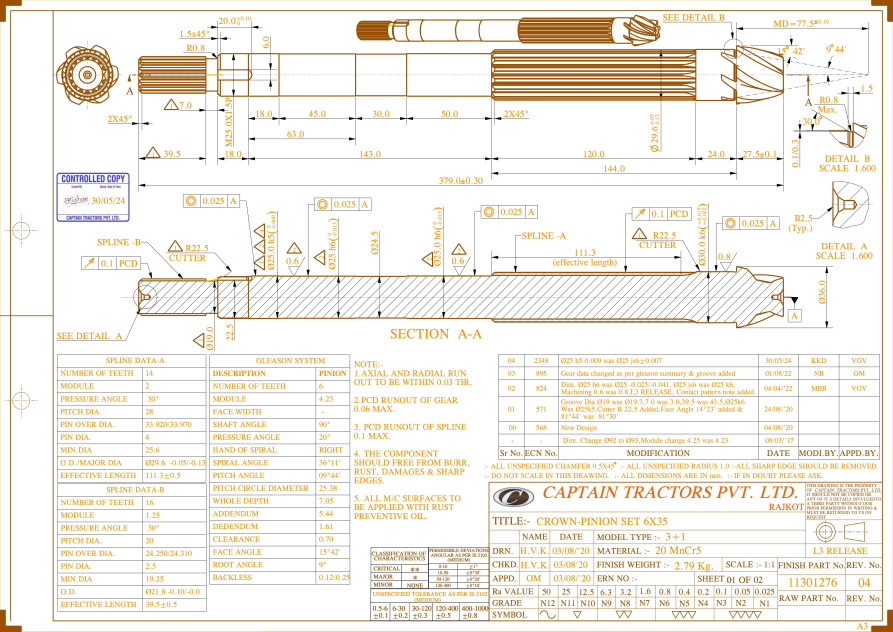
#> input picture data/real/test/11301276-04_crown_pinion_set_6x35_page_1_png.rf.m9hbA3FUyHbktedp1Hh2.jpg, 3572 x 2526 px (shown at 1/4 size); its folder holds only this picture in this run
$ python -i run_line_detect.py   (imports and definitions only)
#> lines starting #> are read from the running program, lines starting #| are printed output that depends on the picture; after the words box and inside, x2 and y2 are one past the last pixel; in counts of white or black regions, pixels touching at a corner belong together
# -*- coding: utf-8 -*-
"""이미지 1장 -> 선분 검출 파이프라인 실행 (Stage A: 고전 LSD 백엔드).

process_image_lsd()   : 전처리 -> (선택)타일링 -> LSD -> 후처리 -> JSON/통계
process_image_hough()  : 기존 HoughLinesP 전역(이미지 전체) 베이스라인
                          (anchor_all_test.py의 "bbox 근처 crop" 버전과 다르게,
                          여기선 LSD와 공정 비교를 위해 이미지 전체에 대해 돌림)

두 함수 모두 같은 형태의 stats dict를 반환해서 나란히 비교하기 쉽게 한다.
"""
import json
import os
import time

import cv2
import numpy as np

from . import tiling, backend_lsd, refine


def _angle_stats(lines):
    """주어진 선분 배열에서 수직, 수평, 사선(대각선)의 개수를 각각 카운트하여 반환합니다."""
    # 선분이 하나도 없으면 모두 0 반환
    if len(lines) == 0:
        return 0, 0, 0
    # 각 선분의 x, y 변화량 계산 (x2 - x1, y2 - y1)
    dx = lines[:, 2] - lines[:, 0]
    dy = lines[:, 3] - lines[:, 1]
    # 아크탄젠트(arctan2)를 이용해 선분의 절대 각도를 구하고(라디안), degree(도) 단위로 변환
    ang = np.degrees(np.arctan2(dy, dx))
    # 수직선 판별: 각도가 90도 또는 270도에서 ±5도 이내인 선분의 개수
    near_vert = np.sum(np.minimum(np.abs(np.abs(ang) - 90), np.abs(np.abs(ang) - 270)) < 5)
    # 수평선 판별: 각도가 0도 또는 180도에서 ±5도 이내인 선분의 개수
    near_horiz = np.sum((np.abs(ang) < 5) | (np.abs(np.abs(ang) - 180) < 5))
    # 사선 판별: 전체 선분 개수에서 수직선과 수평선을 뺀 나머지
    diagonal = len(lines) - near_vert - near_horiz
    # 카운트된 개수를 정수형으로 반환
    return int(near_vert), int(near_horiz), int(diagonal)


def load_gray_color(img_path):
    """한글 경로명 등에서도 문제없이 이미지를 읽어오기 위해 numpy로 읽은 뒤 디코딩합니다."""
    # np.fromfile을 이용해 바이트 스트림으로 읽고, cv2.imdecode로 BGR 컬러 이미지로 변환 (한글 경로 지원)
    color = cv2.imdecode(np.fromfile(img_path, np.uint8), cv2.IMREAD_COLOR)
#> color is the input picture: shape (2526, 3572, 3); mean B, G, R 231.1, 239.1, 244.7
    # 컬러 이미지를 흑백(Grayscale) 이미지로 변환 (선분 검출은 주로 흑백에서 수행됨)
    gray = cv2.cvtColor(color, cv2.COLOR_BGR2GRAY)
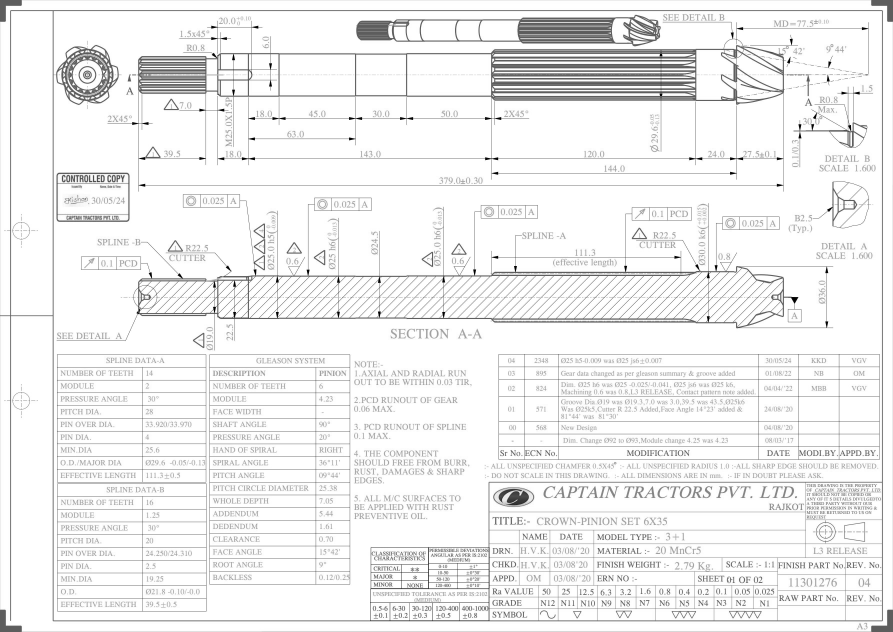
#> gray: shape (2526, 3572) (shown at 1/4 size); min 0, max 255, mean 239.8
    # 원본 컬러 이미지와 흑백 이미지를 함께 반환
    return color, gray


# [62 lines left out: function process_image_lsd, not called in this run]


def process_image_hough(img_path, canny_lo=50, canny_hi=150,
                         hough_threshold=80, min_len_ratio=0.02, max_gap=5):
    """비교용 베이스라인: 전통적인 허프 변환(HoughLinesP)을 사용한 선분 검출.
    (LSD의 성능과 비교하기 위해 덧붙여진 과거의 레거시 방식입니다.)"""
    # 1. 이미지 로드
    color, gray = load_gray_color(img_path)
    H, W = gray.shape
#> H = 2526; W = 3572

    t0 = time.time() # 시작 시간 기록
    # 2. Canny Edge Detection: 픽셀의 밝기 차이가 큰 윤곽선(Edge)만 흰색으로 추출
    edges = cv2.Canny(gray, canny_lo, canny_hi, apertureSize=3)
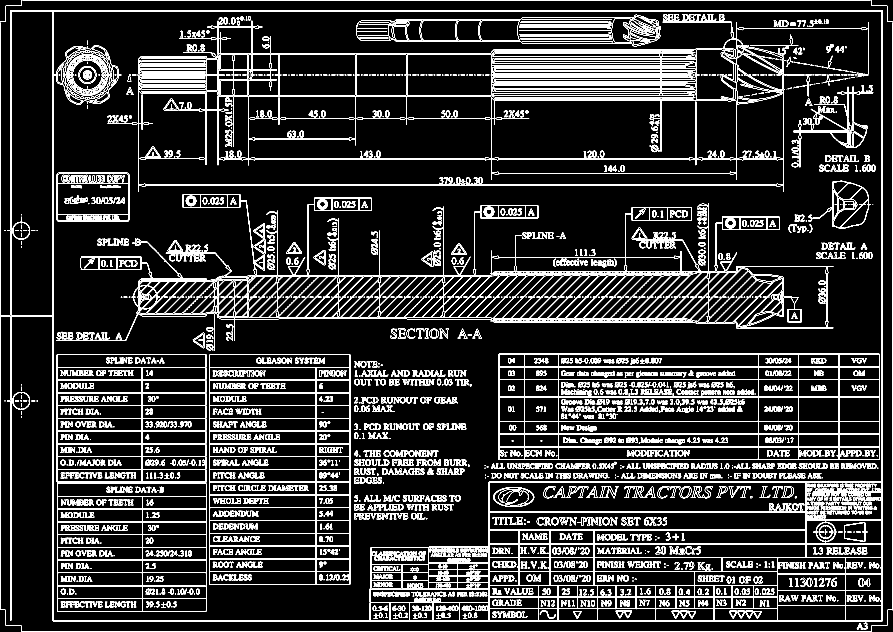
#> edges: shape (2526, 3572) (shown at 1/4 size); 7.1% white in thin lines or dots
    # 3. Probabilistic Hough Transform: 추출된 윤곽선을 기반으로 파라미터 공간에 투표하여 직선 검출
    lines = cv2.HoughLinesP(edges, 1, np.pi / 180, threshold=hough_threshold,
                             minLineLength=int(W * min_len_ratio), maxLineGap=max_gap)
#> lines = 829 rows, first 6: [44, 40, 3527, 40], [210, 2481, 3531, 2481], [84, 1, 3484, 1], [40, 44, 3531, 44], [1864, 741, 3102, 741], [1957, 2485, 3527, 2485]
    elapsed = time.time() - t0 # 소요 시간 기록

    # 4. 검출된 선분이 없을 경우 빈 배열을, 있으면 [N, 4] 형태의 numpy 배열로 모양을 맞춤
    final_lines = np.empty((0, 4)) if lines is None else lines.reshape(-1, 4).astype(np.float64)
#> final_lines has the same summary as lines

    # 5. 각도 통계 추출
    n_vert, n_horiz, n_diag = _angle_stats(final_lines)
#> in _angle_stats, `dx = lines[:, 2] - lines[:, 0]`: dx = 829 values, max 3491 at index 3, min 0 at index 9, mean 281.3
#> in _angle_stats, `dy = lines[:, 3] - lines[:, 1]`: dy = 829 values, max 234 at index 582, min -2440 at index 24, mean -92.71
#> in _angle_stats, `ang = np.degrees(np.arctan2(dy, dx))`: ang = 829 values, max 82.94 at index 593, min -90 at index 9, mean -23.4
#> in _angle_stats, `near_vert = np.sum(np.minimum(np.abs(np.abs(ang) - 90), np.abs(np.abs(..`: near_vert = 148
#> in _angle_stats, `near_horiz = np.sum((np.abs(ang) < 5) | (np.abs(np.abs(ang) - 180) < 5))`: near_horiz = 515
#> in _angle_stats, `diagonal = len(lines) - near_vert - near_horiz`: diagonal = 166
#> n_vert = 148; n_horiz = 515; n_diag = 166

    # 6. 통계 정리 후 반환
    stats = {
        "method": "hough",
        "elapsed_sec": elapsed,
        "n_lines_final": int(len(final_lines)),
        "n_vertical": n_vert,
        "n_horizontal": n_horiz,
        "n_diagonal": n_diag,
    }
#> stats = {'method': 'hough', 'elapsed_sec': 0.327, 'n_lines_final': 829, 'n_vertical': 148, 'n_horizontal': 515, 'n_diagonal': 166}
    return color, final_lines, stats


# [15 lines left out: function draw_lines, not called in this run]


def save_png(path, image):
    """결과 이미지를 PNG 파일로 저장합니다. (한글 경로 지원을 위해 np.tofile 사용)"""
    cv2.imencode('.png', image)[1].tofile(path)


# [13 lines left out: function save_lines_json, not called in this run]

>>> result = process_image_hough('../../../data/real/test/11301276-04_crown_pinion_set_6x35_page_1_png.rf.m9hbA3FUyHbktedp1Hh2.jpg')

$ run again, on data/real/test/C-074-08367_T6C-HOUSING-TURNING-Copy_page_1_png.rf.kVLHKYdJNQQYBRpq6SrO.jpg
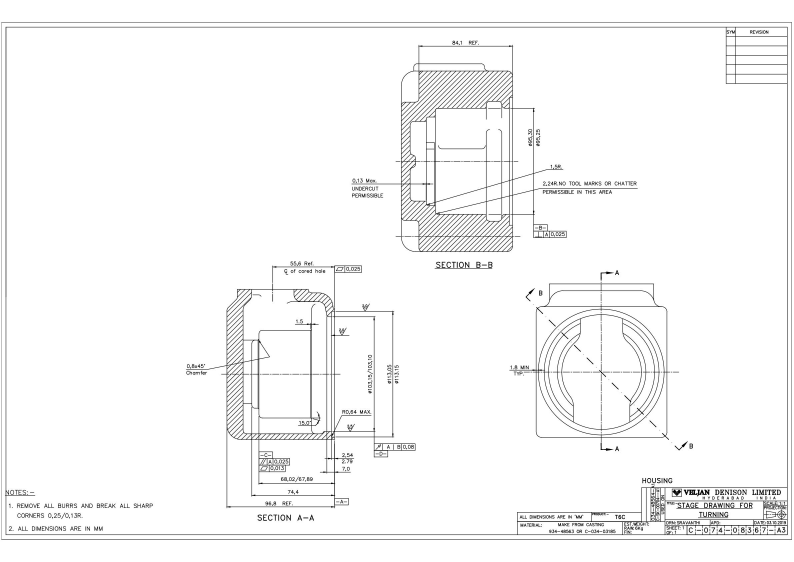
#> input picture data/real/test/C-074-08367_T6C-HOUSING-TURNING-Copy_page_1_png.rf.kVLHKYdJNQQYBRpq6SrO.jpg, 2382 x 1684 px (shown at 1/3 size)
#> in load_gray_color, color is the input picture: shape (1684, 2382, 3); min 0, max 255, mean 247.8
#> in process_image_hough, `edges = cv2.Canny(gray, canny_lo, canny_hi, apertureSize=3)`:
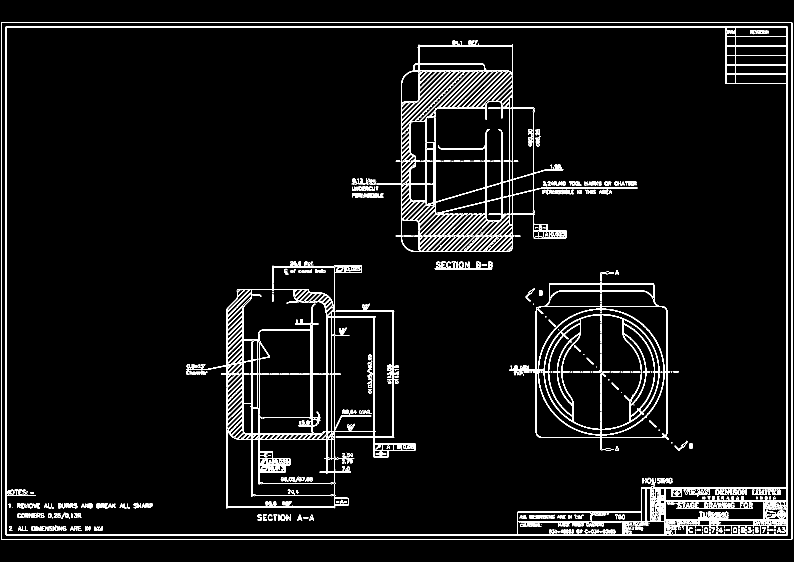
#> edges: shape (1684, 2382) (shown at 1/3 size); 3.5% white in thin lines or dots
#> lines = 407 rows, first 6: [3, 68, 2376, 68], [16, 82, 2362, 82], [17, 1603, 2362, 1603], [17, 80, 2362, 80], [5, 1619, 2374, 1619], [4, 66, 2374, 66]
#> final_lines has the same summary as lines
#> dx = 407 values, max 2373 at index 0, min 0 at index 8, mean 144.7
#> dy = 407 values, max 94 at index 160, min -1547 at index 8, mean -95.42
#> ang = 407 values, max 90 at index 297, min -90 at index 8, mean -23.68
#> near_vert = 85
#> near_horiz = 242
#> diagonal = 80
#> n_vert = 85; n_horiz = 242; n_diag = 80
#> stats = {'method': 'hough', 'elapsed_sec': 0.0774, 'n_lines_final': 407, 'n_vertical': 85, 'n_horizontal': 242, 'n_diagonal': 80}

$ run again, on data/real/test/Slide13_PNG_jpg.rf.le1uSUNemgLcHQvHWrBQ.jpg
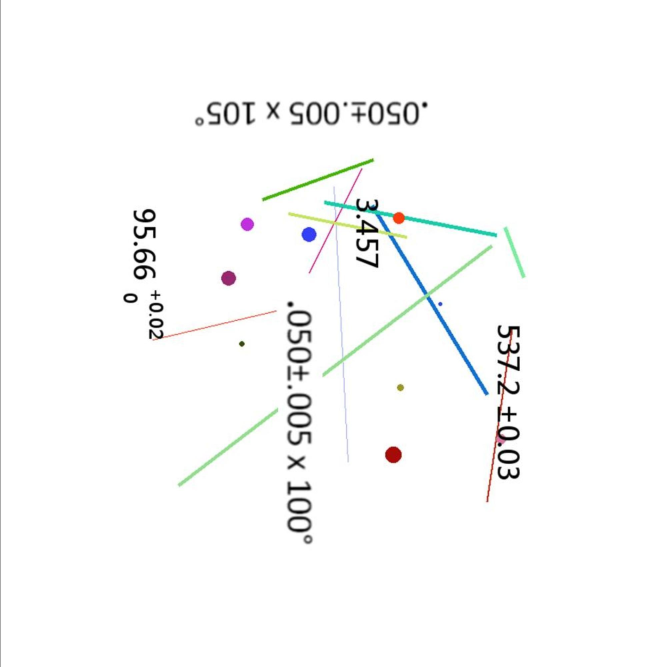
#> input picture data/real/test/Slide13_PNG_jpg.rf.le1uSUNemgLcHQvHWrBQ.jpg, 2000 x 2000 px (shown at 1/3 size)
#> in load_gray_color, color is the input picture: shape (2000, 2000, 3); mean B, G, R 250.3, 250.5, 250.1
#> in process_image_hough, `edges = cv2.Canny(gray, canny_lo, canny_hi, apertureSize=3)`:
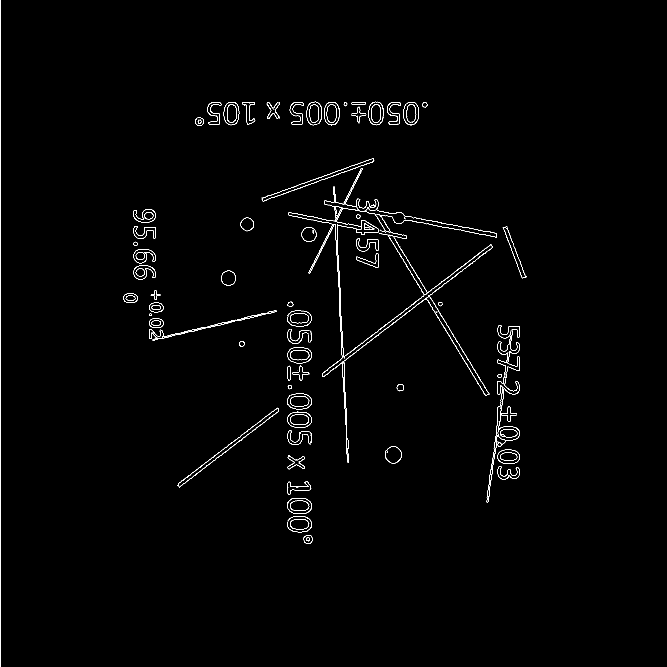
#> edges: shape (2000, 2000) (shown at 1/3 size); 0.71% white in thin lines or dots, all inside (x1, y1, x2, y2) = (1, 0, 1579, 2000)
#> lines = 63 rows, first 6: [1, 1999, 1, 0], [1288, 886, 1407, 1084], [538, 1461, 660, 1366], [1280, 896, 1397, 1090], [929, 819, 1003, 672], [1004, 662, 1025, 622]
#> final_lines has the same summary as lines
#> dx = 63 values, max 280 at index 16, min 0 at index 0, mean 77.94
#> dy = 63 values, max 198 at index 1, min -1999 at index 0, mean -49.7
#> ang = 63 values, max 69.27 at index 51, min -90 at index 0, mean -17.97
#> near_vert = 3
#> near_horiz = 1
#> diagonal = 59
#> n_vert = 3; n_horiz = 1; n_diag = 59
#> stats = {'method': 'hough', 'elapsed_sec': 0.0425, 'n_lines_final': 63, 'n_vertical': 3, 'n_horizontal': 1, 'n_diagonal': 59}

$ run again, on data/real/test/Slide7_PNG_jpg.rf.rJ7RLijGys7gf01PKB3E.jpg
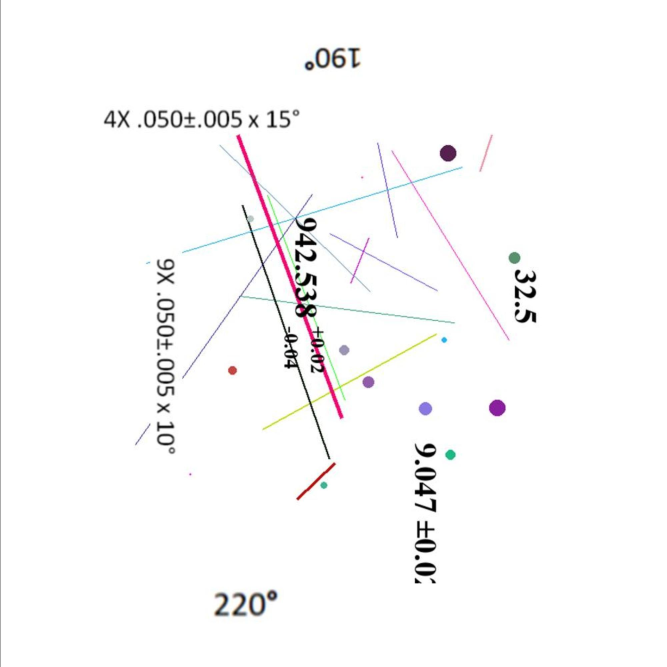
#> input picture data/real/test/Slide7_PNG_jpg.rf.rJ7RLijGys7gf01PKB3E.jpg, 2000 x 2000 px (shown at 1/3 size)
#> in load_gray_color, color is the input picture: shape (2000, 2000, 3); mean B, G, R 250.2, 250, 250.4
#> in process_image_hough, `edges = cv2.Canny(gray, canny_lo, canny_hi, apertureSize=3)`:
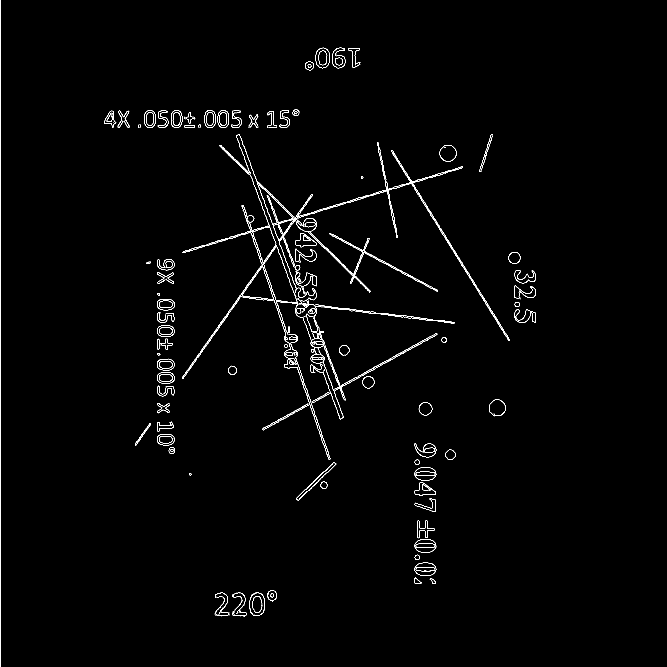
#> edges: shape (2000, 2000) (shown at 1/3 size); 0.89% white in thin lines or dots, all inside (x1, y1, x2, y2) = (1, 0, 1608, 2000)
#> lines = 97 rows, first 6: [1, 1999, 1, 0], [819, 676, 1131, 581], [752, 680, 863, 1003], [817, 673, 866, 658], [890, 1101, 986, 1377], [972, 742, 1062, 832]
#> final_lines has the same summary as lines
#> dx = 97 values, max 475 at index 6, min 0 at index 0, mean 82.23
#> dy = 97 values, max 417 at index 10, min -1999 at index 0, mean 19.72
#> ang = 97 values, max 88.78 at index 90, min -90 at index 0, mean 23.99
#> near_vert = 2
#> near_horiz = 0
#> diagonal = 95
#> n_vert = 2; n_horiz = 0; n_diag = 95
#> stats = {'method': 'hough', 'elapsed_sec': 0.0442, 'n_lines_final': 97, 'n_vertical': 2, 'n_horizontal': 0, 'n_diagonal': 95}
